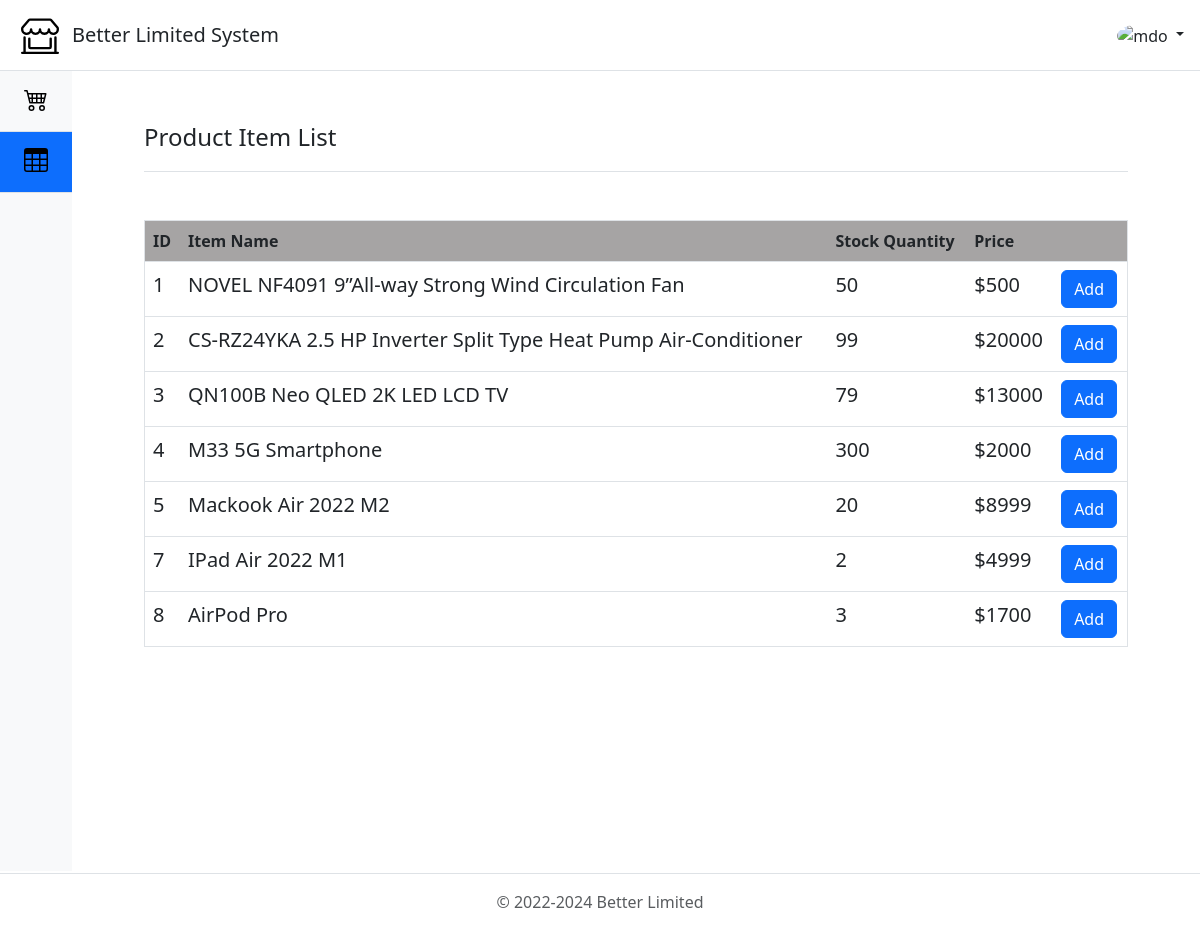
The app's page /sales/AddOrderItem.php (signed in) with its own data.
### tables this page shows
CREATE TABLE `Item` (
  `itemID` int(11) NOT NULL,
  `itemName` varchar(255) NOT NULL,
  `itemDescription` text,
  `stockQuantity` int(11) NOT NULL DEFAULT '0',
  `price` double NOT NULL
);

### sales/AddOrderItem.php (the view, shortened to what this page needs)
<!doctype html>
<html lang="en">
  <head>
    <link href="../css/style.css" rel="stylesheet">
    <link href="../css/bootstrap-main.css" rel="stylesheet">
  </head>
<body>
<?php include_once '../include/bootstrapImage.php';
    include_once 'include/salesHeader.php';
    ?>
  <main class="d-flex flex-nowrap">
      <div class="d-flex flex-column flex-shrink-0 bg-light" style="width: 4.5rem;">
        <ul class="nav nav-pills nav-flush flex-column mb-auto text-center">
          <li class="nav-item">
            <a href="PlaceOrder.php" class="nav-link py-3 border-bottom rounded-0" aria-current="page" title="Place Order" data-bs-toggle="tooltip" data-bs-placement="right">
              <svg class="bi pe-none" width="24" height="24" role="img" aria-label="POS"><use xlink:href="#POS"/></svg>
            </a>
          </li>
          <li>
            <a href="Order.php" class="nav-link active py-3 border-bottom rounded-0" title="Orders" data-bs-toggle="tooltip" data-bs-placement="right">
              <svg class="bi pe-none" width="24" height="24" role="img" aria-label="Orders"><use xlink:href="#table"/></svg>
            </a>
          </li>
        </ul>
      </div>
    <div class="MainContent col-lg-8 py-md-5 mx-auto" style="width:82%">
      <div class="d-flex align-items-center pb-3 mb-5 border-bottom">
        <a h\class="d-flex align-items-center text-dark text-decoration-none">
          <span class="fs-4">Product Item List</span>
        </a>
      </div>
      <table class="table">
        <thead>
          <tr>
            <th>ID</th>
            <th scope="col">Item Name</th>
            <th scope="col">Stock Quantity</th>
            <th scope="col">Price</th>
            <th scope="col"></th>
          </tr>
        </thead>
        <tbody>
          <?php
            function arrayNotInstring($str, array $arr) {
              return true;
            }
            require("../conn/conn.php");
            $array = array();
            $sql = "SELECT * from Item WHERE stockQuantity > 0";
            $rs = mysqli_query($conn, $sql) or die (mysqli_error($conn));
            while($rc = mysqli_fetch_assoc($rs)){
              if(arrayNotInstring($rc["itemID"],$array)){
                echo "<tr>";
                echo "<td>" . $rc["itemID"] . "</td>";
                echo "<td>". $rc["itemName"] . "</td>";
                echo "<td>". $rc["stockQuantity"] . "</td>";
                echo "<td>$". $rc["price"] . "</td>";
                echo "<td><button type='button' onclick='setModalValue(`{$rc["itemID"]}`, `{$rc["itemName"]}`, `{$rc["price"]}`)' class='btn btn-primary' data-bs-toggle='modal' data-bs-target='#AddItem' data-bs-whatever='@mdo'>Add</button></td>";
                echo "</tr>";
              }
            }
          ?>
        </tbody>
      </table>
  </main>
  <?php include_once '../include/Footer.php';?>
</body>
</html>

### css/style.css (style rules this page uses)
body { min-height: 100vh; min-height: -webkit-fill-available; font-family: 'Segoe UI', Tahoma, Geneva, Verdana, sans-serif; margin: 0; }
html { height: -webkit-fill-available; }
main { height: 100vh; height: -webkit-fill-available; max-height: 100vh; overflow-x: auto; overflow-y: hidden; }
.bi { vertical-align: -.125em; }
.table thead tr th { background-color: rgb(166, 164, 164); }
table td { font-size: 20px; }
table { border: thin solid black; width: auto; height: auto; }

### records on screen
item: itemID "1", itemName "NOVEL NF4091 9”All-way Strong Wind Circulation Fan", stockQuantity "50", price "500"
item: itemID "2", itemName "CS-RZ24YKA 2.5 HP Inverter Split Type Heat Pump Air-Conditioner", stockQuantity "99", price "20000"
item: itemID "3", itemName "QN100B Neo QLED 2K LED LCD TV", stockQuantity "79", price "13000"
item: itemID "4", itemName "M33 5G Smartphone", stockQuantity "300", price "2000"
item: itemID "5", itemName "Mackook Air 2022 M2", stockQuantity "20", price "8999"
item: itemID "7", itemName "IPad Air 2022 M1", stockQuantity "2", price "4999"
item: itemID "8", itemName "AirPod Pro", stockQuantity "3", price "1700"
